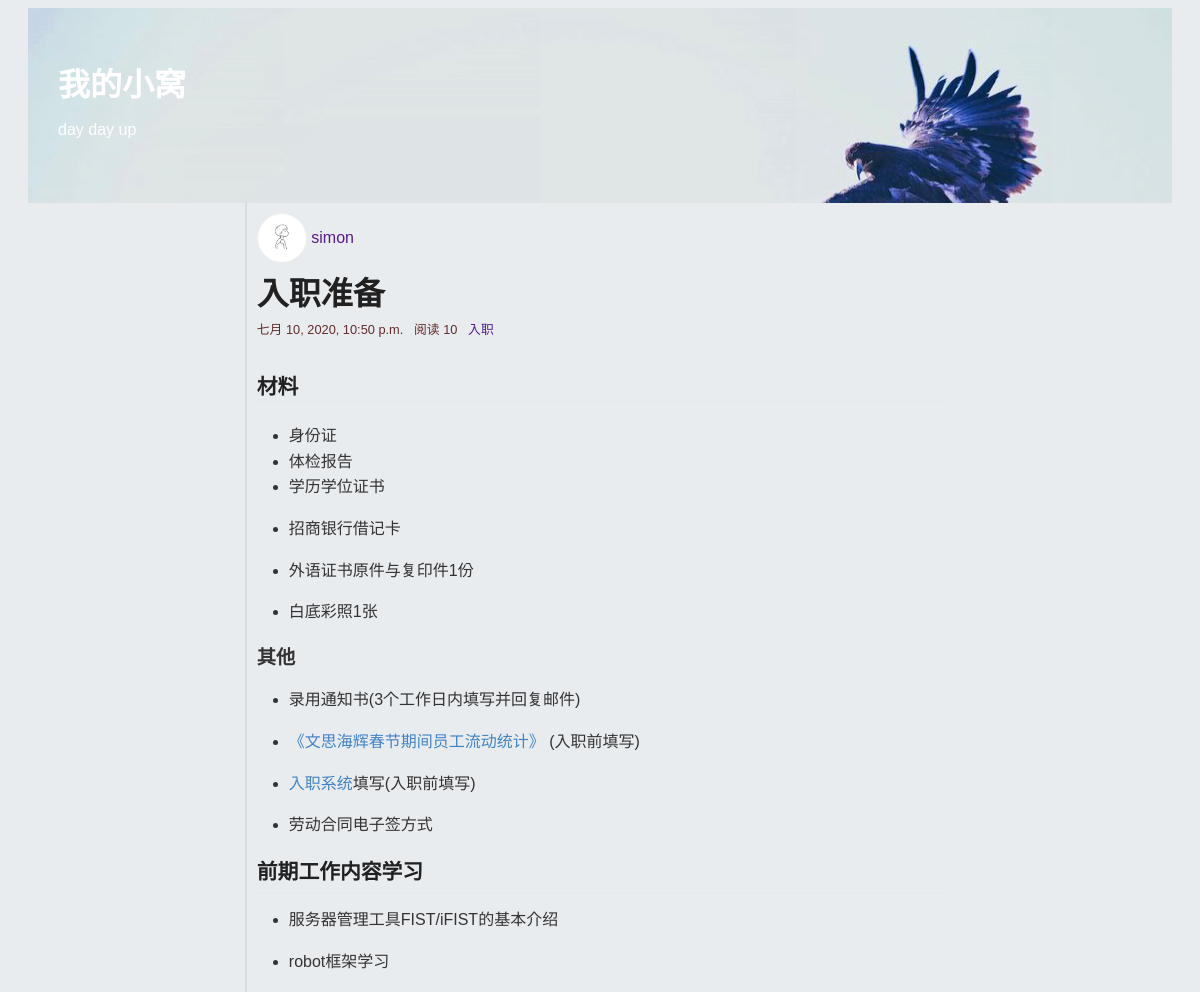
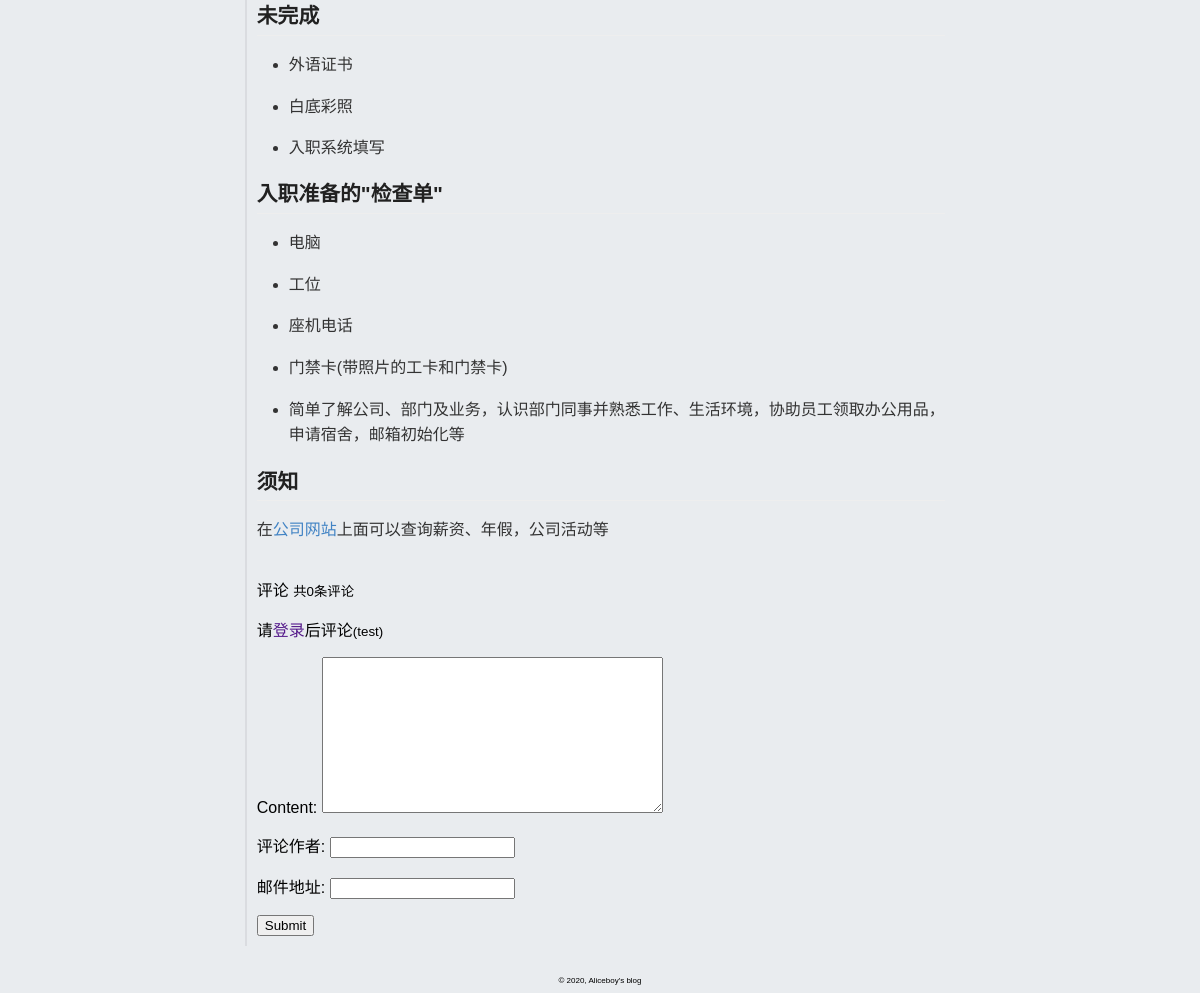
The app's page /blog/detail/16 with its own data (2 pictures, top to bottom).
### blog/models.py (models this page shows, shortened)
class Article(models.Model):
	title = models.CharField("文章标题",max_length=30)
	category = models.ForeignKey(Category,on_delete=models.CASCADE)
	content = MDTextField("文章内容")
	djgest = models.TextField("文章概要")
	author = models.ForeignKey(Author,on_delete=models.CASCADE)
	comment_num = models.BigIntegerField(default=0)
	view = models.BigIntegerField(default=0)
	created_time = models.DateTimeField("创建时间",auto_now_add=True)
	last_mod_time = models.DateTimeField("修改时间",auto_now=True)
	tag = models.ManyToManyField(Tag,blank=True)
	def viewed(self):
		self.view += 1
		self.save(update_fields=['view'])
	class Meta:
		ordering = ('-created_time',)

class Author(models.Model):
	name = models.CharField("作者姓名",max_length=20)
	avatar = models.ImageField(upload_to='avatar/%Y%m%d',blank=True)
	def __str__(self):
		return self.name

class Category(models.Model):
	name = models.CharField("文章类型",max_length=50)
	created_time = models.DateTimeField("创建时间",auto_now_add=True)
	last_mod_time = models.DateTimeField("修改时间",auto_now=True)
	def __str__(self):
		return self.name

### blog/views.py (the view, shortened to what this page needs)
# urls.py: path('detail/<int:pk>',views.detail,name='detail'),
def detail(request, pk):
	article = get_object_or_404(Article,pk=pk)
	comment_list = Comment.objects.filter(article__pk=pk)
	form = CommentForm()
	article.content = markdown.markdown(article.content,
		extensions=[
        'markdown.extensions.extra',
        'markdown.extensions.codehilite',
        'markdown.extensions.toc',
    ])
	context = {'article':article,'comment_list':comment_list,'form':form}
	article.viewed()
	return render(request,"blog/detail.html",context)

### blog/views.py
class CommentForm(forms.ModelForm):
	class Meta:
		model = Comment
		exclude = ('article',)

### blog/templates/blog/detail.html (shortened to what this page needs)
{% extends 'blog/base.html' %}
{% block content %}
<div id="body_main">
	<div id="author_avatar">
		<img src="{{ article.author.avatar.url }}">&nbsp;
		<a href="#">{{ article.author }}</a>
	</div>
	<h1>{{ article.title }}</h1>
	<div class="time_and">
		{{ article.last_mod_time }}
		&nbsp;
		阅读&nbsp;{{ article.view }}
		<a href="#">{{ article.category }}</a>
	</div>
	<br>
	<br>
	<div class="article_body markdown-body">
		{{ article.content|safe }}
	</div>
	<br>
	{% include 'blog/comment.html' %}
</div>
{% endblock %}

### blog/templates/blog/comment.html (shortened to what this page needs)
<p>评论 <small>共{{ article.comment_num }}条评论</small></p>
<p>
	请<a href="/login/weibo/" target="_blank">登录</a>后评论<small>(test)</small>
</p>
<form action="" method="post">
	{{ form.as_p }}
	<input type="submit" name="">
</form>

### staticfiles/mdeditor/css/editormd.css (style rules this page uses)
.markdown-body { -ms-text-size-adjust: 100%; -webkit-text-size-adjust: 100%; color: #333; overflow: hidden; font-family: "Microsoft YaHei", Helvetica, "Meiryo UI", "Malgun Gothic", "Segoe UI", "Trebuchet MS", "Monaco", monospace, Tahoma, STXihei, "华文细黑", STHeiti, "Helvetica Neue", "Droid Sans", "wenquanyi micro hei", FreeSans, Arimo, Arial, SimSun, "宋体", Heiti, "黑体", sans-serif; font-size: 16px; line-height: 1.6; word-wrap: break-word; }
.markdown-body a { background: transparent; }
.markdown-body * { -moz-box-sizing: border-box; box-sizing: border-box; }
.markdown-body a { color: #4183c4; text-decoration: none; }
.markdown-body h1, .markdown-body h2, .markdown-body h3, .markdown-body h4, .markdown-body h5, .markdown-body h6 { margin-top: 15px; margin-bottom: 15px; line-height: 1.1; }
.markdown-body h2 { font-size: 21px; }
.markdown-body h3 { font-size: 16px; }
.markdown-body ul, .markdown-body ol { padding: 0; margin-top: 0; margin-bottom: 0; }
.markdown-body > *:first-child { margin-top: 0 !important; }
.markdown-body > *:last-child { margin-bottom: 0 !important; }
.markdown-body h1, .markdown-body h2, .markdown-body h3, .markdown-body h4, .markdown-body h5, .markdown-body h6 { position: relative; margin-top: 1em; margin-bottom: 16px; font-weight: bold; line-height: 1.4; }
.markdown-body h2 { padding-bottom: 0.3em; font-size: 1.75em; line-height: 1.225; border-bottom: 1px solid #eee; }
.markdown-body h3 { font-size: 1.5em; line-height: 1.43; }
.markdown-body p, .markdown-body blockquote, .markdown-body ul, .markdown-body ol, .markdown-body dl, .markdown-body table, .markdown-body pre { margin-top: 0; margin-bottom: 16px; }
.markdown-body ul, .markdown-body ol { padding-left: 2em; }
.markdown-body li > p { margin-top: 16px; }

### blog/static/css/base.css (style rules this page uses)
body { background-color: #e9ecef; font-family: Verdana, Geneva, Arial, sans-serif; font-size: medium; }
h1,h2 { font-family: "Emblema One", sans-serif; color: #212121; }
h1 { font-size: 2em; margin-bottom:5px; }
div#body_main { margin-left: 20%; margin-right: 20%; border-left: 2px solid #dadce0; padding: 10px 10px 10px 10px; }
h2,.article_body h2 { font-size: 1.3em; }
.article_body h3 { font-size: 1.2em; }
a { text-decoration: none; color: #551A8B; }
#author_avatar { display: flex; align-items: center; }
.time_and { font-size: 0.8em; color: #632c2c; }
#author_avatar img { display: block; border-radius: 50%; border: 1px solid #eee; min-width: 48px; min-height: 48px; width: 48px; height: 48px; }
#body_main>h1 { margin-top: 5px; }

### records on screen
Article: author.avatar (picture), author "simon", title "入职准备", last_mod_time "七月 10, 2020, 10:50 p.m.", view "10", category "入职", content "材料 身份证 体检报告 学历学位证书 招商银行借记卡 外语证书原件与复印件1份 白底彩照1张 其他 录用通知书(3个工作日内填写并回复邮件) 《文思海辉春节期间员工流动统计》 (入职前填写) 入职系统 填写(入职前填写) 劳动合同电子签方式 前期工作内容学习 服务器管理工具FIST/iFIST的基本介绍 robot框架学习 未完成 外语证书 白底彩照 入职系统填写 入职准备的\"检查单\" 电脑 工位 座机电话 门禁卡(带照片的工卡和门禁卡) 简单了解公司、部门及业务，认识部门同事并熟悉工作、生活环境，协助员工领取办公用品，申请宿舍，邮箱初始化等 须知 在 公司网站 上面可以查询薪资、年假，公司活动等", comment_num "0"
